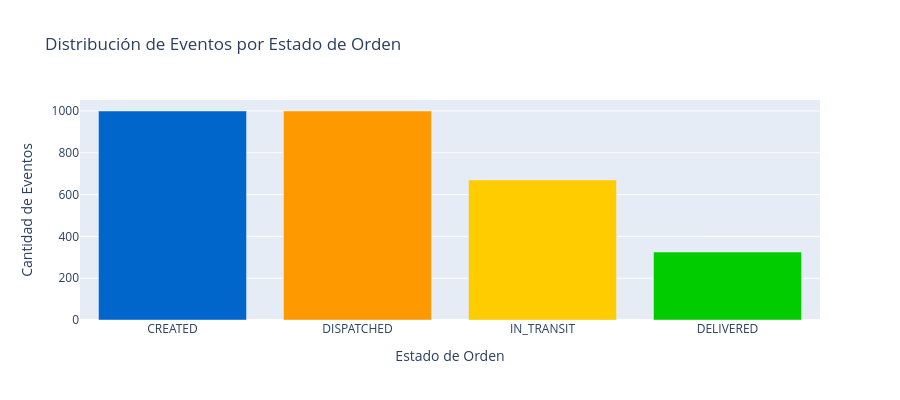

Notebook code cell kept with this figure:
### Markdown cell above
## 7️⃣ Distribución de Temperatura por Tipo de Ubicación

### Code cell
# Análisis de eventos por estado y región
print("📊 Estadísticas de Eventos por Estado:\n")

# Conteo de eventos por estado
status_counts = df_transport['status'].value_counts()
print(status_counts)

# Gráfico de distribución de eventos por estado
fig = px.bar(
    status_counts.reset_index(),
    x='status',
    y='count',
    color='status',
    title="Distribución de Eventos por Estado de Orden",
    labels={'status': 'Estado', 'count': 'Cantidad de Eventos'},
    color_discrete_sequence=['#0066CC', '#FF9900', '#FFCC00', '#00CC00']
)

fig.update_layout(
    xaxis_title="Estado de Orden",
    yaxis_title="Cantidad de Eventos",
    showlegend=False,
    height=400
)
fig.show()

print("\n✅ Distribución de eventos analizada")

### Figure 1 — Plotly figure (JSON) as saved in the notebook; plotly's stock layout.template omitted (floating-point values rounded to 4 significant figures)
{"data": [{"hovertemplate": "Estado=%{x}<br>Cantidad de Eventos=%{y}<extra></extra>", "legendgroup": "CREATED", "marker": {"color": "#0066CC", "pattern": {"shape": ""}}, "name": "CREATED", "orientation": "v", "showlegend": true, "textposition": "auto", "type": "bar", "x": ["CREATED"], "xaxis": "x", "y": [1000], "yaxis": "y"}, {"hovertemplate": "Estado=%{x}<br>Cantidad de Eventos=%{y}<extra></extra>", "legendgroup": "DISPATCHED", "marker": {"color": "#FF9900", "pattern": {"shape": ""}}, "name": "DISPATCHED", "orientation": "v", "showlegend": true, "textposition": "auto", "type": "bar", "x": ["DISPATCHED"], "xaxis": "x", "y": [1000], "yaxis": "y"}, {"hovertemplate": "Estado=%{x}<br>Cantidad de Eventos=%{y}<extra></extra>", "legendgroup": "IN_TRANSIT", "marker": {"color": "#FFCC00", "pattern": {"shape": ""}}, "name": "IN_TRANSIT", "orientation": "v", "showlegend": true, "textposition": "auto", "type": "bar", "x": ["IN_TRANSIT"], "xaxis": "x", "y": [670], "yaxis": "y"}, {"hovertemplate": "Estado=%{x}<br>Cantidad de Eventos=%{y}<extra></extra>", "legendgroup": "DELIVERED", "marker": {"color": "#00CC00", "pattern": {"shape": ""}}, "name": "DELIVERED", "orientation": "v", "showlegend": true, "textposition": "auto", "type": "bar", "x": ["DELIVERED"], "xaxis": "x", "y": [325], "yaxis": "y"}], "layout": {"barmode": "relative", "height": 400, "legend": {"title": {"text": "Estado"}, "tracegroupgap": 0}, "showlegend": false, "title": {"text": "Distribución de Eventos por Estado de Orden"}, "xaxis": {"anchor": "y", "categoryarray": ["CREATED", "DISPATCHED", "IN_TRANSIT", "DELIVERED"], "categoryorder": "array", "domain": [0, 1], "title": {"text": "Estado de Orden"}}, "yaxis": {"anchor": "x", "domain": [0, 1], "title": {"text": "Cantidad de Eventos"}}}}
